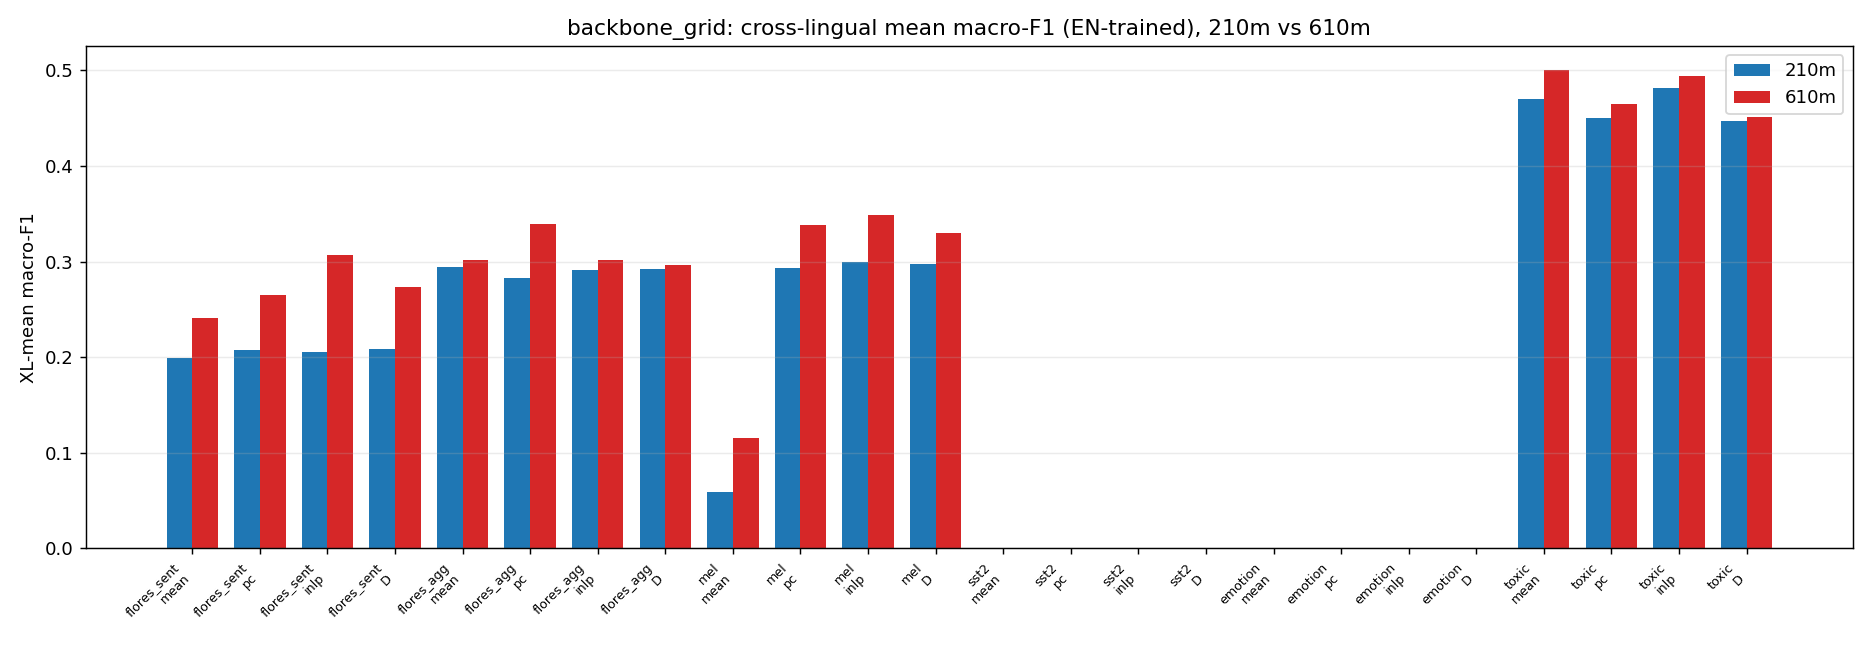

Source code (Python):
r"""backbone_grid.py -- single results table of XGBoost performance across
TWO backbones (EuroBERT-210m / EuroBERT-610m) x datasets x 4 methods, each tuned with
10 Optuna TPE trials, MEAN POOLING only.  Also rebuilds the 610m toxic precision/recall
figure `toxi_pr_610.png`.

Grid
----
  backbones : 210m (EuroBERT/EuroBERT-210m, 768-d), 610m (EuroBERT/EuroBERT-610m, 1152-d)
  datasets  : flores_sent (12-class), flores_agg (11-class), mel (MultiEURLEX 21-label),
              sst2 (binary), emotion (6-class), toxic (binary; en/it/de/fr/es)
  methods   : mean (raw), pc (GLOBAL PCA k=2 on the stacked-language train pool, zero the
              leading 2 components), inlp (~30-dir iterated null-space projection of a
              language-identity probe on the stacked train pool), D (language-shift:
              target features + D, D = mean_en_train - mean_target_train)
  model     : XGBoost, 10 Optuna TPE trials (seed 0) per cell, objective = val AUC (macro OVR).
              Trained on English, evaluated on English test ("EN self") and on every non-English
              target test; the cross-lingual number is the MEAN over non-English targets.

Embeddings (masked-mean pooling, forward in BFLOAT16, stored float32)
---------------------------------------------------------------------
EVERY embedding the grid uses is (re)built in bf16 under the NEW root ``emb_bf16/`` so the whole
table is bf16-consistent.  The committed fp32 caches are only read as SOURCES of text and are
never overwritten.  Layout::

  emb_bf16/flores_sent/<210m|610m>/mean/emb_<lang>.npy     (2009-era CSV: current 2006 rows)
  emb_bf16/flores_agg/<bb>/mean/emb_<lang>.npy
  emb_bf16/mel/<bb>/emb_mean_<lang>_{train,test}.npy       (from multieurlex/<lang>_*.jsonl)
  emb_bf16/sst2/<bb>/mean_{train,val,test}.npy             (from sst2.csv)
  emb_bf16/emotion/<bb>/mean_{train,val,test}.npy          (from emotion.csv)
  emb_bf16/toxic/<bb>/emb_<lang>_{train,validation,test}.npy  (from data/toxi_clean/*.parquet)

Flores splits come from `train_flores12.prepare_sentence` / `prepare_agg`; mel from its jsonl
(a 1000-row val slice of train, seed 0); sst2/emotion from their CSVs; toxic from the parquet.

Constraints: mean pooling only; GPU only for embedding; CPU XGB (n_jobs=2); resumable cells;
process pool <= 3 workers; no window; create-only (nothing deleted or moved).

Outputs (repo root): backbone_grid.json / backbone_grid.md / backbone_grid.png / toxi_pr_610.png
Logs / pid / status / per-cell checkpoints: %TEMP%\opencode\.

Usage:
  python backbone_grid.py --launch                 # detached hidden full run
  python backbone_grid.py                          # foreground full run
  python backbone_grid.py --smoke --no-embed       # tiny plumbing check (existing caches)
"""
import os

# 2-thread runtime budget; set before numpy / xgboost import.
for _v in ("OMP_NUM_THREADS", "MKL_NUM_THREADS", "OPENBLAS_NUM_THREADS", "NUMEXPR_NUM_THREADS"):
    os.environ[_v] = "2"
os.environ.setdefault("TOKENIZERS_PARALLELISM", "false")

import argparse
import json
import subprocess
import sys
import time
import traceback
import warnings
from concurrent.futures import ProcessPoolExecutor, as_completed

import numpy as np

try:
    from sklearn.exceptions import ConvergenceWarning
    warnings.filterwarnings("ignore", category=ConvergenceWarning)
except Exception:                                            # noqa: BLE001
    pass
warnings.filterwarnings("ignore")

REPO = os.path.dirname(os.path.abspath(__file__))
if REPO not in sys.path:
    sys.path.insert(0, REPO)

TEMP = os.environ.get("TEMP", REPO)
OPCODE = os.path.join(TEMP, "opencode")
os.makedirs(OPCODE, exist_ok=True)
CELLS_DIR = os.path.join(OPCODE, "backbone_grid_cells")
os.makedirs(CELLS_DIR, exist_ok=True)

LOG_PATH = os.path.join(OPCODE, "backbone_grid.log")
PID_PATH = os.path.join(OPCODE, "backbone_grid.pid")
STATUS_PATH = os.path.join(OPCODE, "backbone_grid_status.json")
TOXI_CACHE = os.path.join(OPCODE, "toxi_clean_cache")

OUT_JSON = os.path.join(REPO, "backbone_grid.json")
OUT_MD = os.path.join(REPO, "backbone_grid.md")
OUT_PNG = os.path.join(REPO, "backbone_grid.png")
OUT_TOXI610 = os.path.join(REPO, "toxi_pr_610.png")

# bf16-consistent embedding cache root (create-only).  The committed fp32 caches
# (embeddings/, embeddings_610/, embeddings_agg*/, sst2_emb/, emotion_emb/, multieurlex/,
# multieurlex_610/, *_emb_610/, toxi_emb_*) are NEVER touched; the grid reads ONLY emb_bf16/.
BF16_ROOT = os.path.join(REPO, "emb_bf16")
EMB_DTYPE = "bfloat16"

BACKBONES = {
    "210m": {"id": "EuroBERT/EuroBERT-210m", "dim": 768},
    "610m": {"id": "EuroBERT/EuroBERT-610m", "dim": 1152},
}
BACKBONE_ORDER = ["210m", "610m"]
METHOD_ORDER = ["mean", "pc", "inlp", "D"]
METHOD_LABEL = {
    "mean": "mean (raw)",
    "pc": "pc (global PCA k=2)",
    "inlp": "inlp (~30-dir)",
    "D": "D (language-shift)",
}
DATASETS = ["flores_sent", "flores_agg", "mel", "sst2", "emotion", "toxic"]

N_TRIALS = 10
SEED = 0
MAX_BIN = 64
N_JOBS = 2
EMB_BATCH = 64
EMB_MAXLEN = 512

INLP_MAX_DIRS = 30
INLP_MAX_ITER = 100
INLP_C = 1.0

LANG_FLORES = ["en", "it", "de", "fr"]
LANG_MEL = ["en", "de", "fr"]
LANG_TOXI = ["en", "it", "de", "fr", "es"]

# Optional smoke overrides, read by every (spawned) process from the environment.
_SMOKE = os.environ.get("BG_SMOKE") == "1"
_LIMIT = int(os.environ.get("BG_LIMIT", "0"))            # 0 = no row limit
_ENV_TRIALS = int(os.environ.get("BG_TRIALS", "0"))

_T0 = time.time()


def log(msg):
    print("[%7.1fs] %s" % (time.time() - _T0, msg), flush=True)


def _atomic_json(path, obj):
    tmp = path + ".tmp"
    with open(tmp, "w", encoding="utf-8") as f:
        json.dump(obj, f, indent=2, default=str)
    os.replace(tmp, path)


def write_status(state):
    state["updated"] = time.strftime("%Y-%m-%d %H:%M:%S")
    _atomic_json(STATUS_PATH, state)


def cell_path(dataset, backbone, method):
    return os.path.join(CELLS_DIR, "%s__%s__%s.json" % (dataset, backbone, method))


# ===========================================================================
# Embedding phase (GPU) -- create-only, resumable
# ===========================================================================
def _embed_mean(texts, tok, model, device, max_len=EMB_MAXLEN, batch=EMB_BATCH):
    """Masked mean over non-pad tokens of the plain forward.

    The backbone runs in bfloat16 (the model is bf16); the pooled last hidden state is
    upcast to float32 and the masked mean + save use float32 (bf16-speed forward, fp32
    stored arrays).
    """
    import torch
    n = len(texts)
    if n == 0:
        return np.zeros((0, model.config.hidden_size), dtype=np.float32)
    order = np.argsort(np.array([len(t) for t in texts], dtype=np.int64), kind="stable")
    sorted_texts = [texts[i] for i in order]
    acc = []
    with torch.inference_mode():
        for i in range(0, n, batch):
            chunk = sorted_texts[i:i + batch]
            enc = tok(chunk, padding=True, truncation=True, max_length=max_len,
                      return_tensors="pt")
            ids, mask = enc["input_ids"].to(device), enc["attention_mask"].to(device)
            h = model(input_ids=ids, attention_mask=mask).last_hidden_state.float()
            m = mask.unsqueeze(-1).to(h.dtype)
            pooled = ((h * m).sum(1) / m.sum(1).clamp(min=1)).cpu().numpy()
            acc.append(pooled.astype(np.float32))
    e_sorted = np.concatenate(acc, 0).astype(np.float32)
    out = np.empty_like(e_sorted)
    out[order] = e_sorted
    return out


def ensure_npy(path, texts, tok, model, device):
    """Create `path` with the masked-mean embeddings of `texts` if it does not exist."""
    if os.path.exists(path):
        return np.load(path)
    log("  embed -> %s (%d texts)" % (os.path.relpath(path, REPO), len(texts)))
    arr = _embed_mean(texts, tok, model, device)
    tmp = path[:-4] + ".tmp.npy"          # keeps the .npy suffix so np.save does not append one
    np.save(tmp, arr.astype(np.float32))
    os.replace(tmp, path)
    return arr


def _read_jsonl_texts(path):
    out = []
    with open(path, encoding="utf-8") as f:
        for line in f:
            line = line.strip()
            if line:
                out.append(json.loads(line)["text"])
    return out


def _load_model(backbone, device):
    import torch
    from transformers import AutoModel, AutoTokenizer
    torch.set_num_threads(2)
    mid = BACKBONES[backbone]["id"]
    tok = AutoTokenizer.from_pretrained(mid)
    model = AutoModel.from_pretrained(mid).to(torch.bfloat16).to(device).eval()
    log("%s on %s (dtype=bf16, hidden=%d)" % (mid, device, model.config.hidden_size))
    return tok, model


def _free_model(model):
    try:
        import torch
        del model
        torch.cuda.empty_cache()
    except Exception:                                        # noqa: BLE001
        pass


def plan_missing(backbone):
    """Return the list of (out_path, texts) still to embed for this backbone.

    EVERY embedding the grid uses is (re)built in bf16 under ``emb_bf16/`` so the whole table
    is bf16-consistent; the committed fp32 caches are only read as SOURCES of text, never
    overwritten.  ``aggregate=True`` (per dataset) means one array covers that dataset.
    """
    import pandas as pd
    todo = []
    bb = backbone

    # ---- flores_sent / flores_agg : embed the CURRENT csv rows (already aligned to the
    #      split indices that train_flores12 derives from the same csv). ----
    sent_csv = pd.read_csv(os.path.join(REPO, "flores200_en_it_de_fr.csv"))
    agg_csv = pd.read_csv(os.path.join(REPO, "flores_agg.csv"))
    for ds, df in (("flores_sent", sent_csv), ("flores_agg", agg_csv)):
        for lg in LANG_FLORES:
            out = os.path.join(BF16_ROOT, ds, bb, "mean", "emb_%s.npy" % lg)
            if not os.path.exists(out):
                todo.append((out, df[lg].astype(str).tolist()))

    # ---- mel ----
    for lg in LANG_MEL:
        for split in ("train", "test"):
            out = os.path.join(BF16_ROOT, "mel", bb, "emb_mean_%s_%s.npy" % (lg, split))
            if not os.path.exists(out):
                src = os.path.join(REPO, "multieurlex", "%s_%s.jsonl" % (lg, split))
                todo.append((out, _read_jsonl_texts(src)))

    # ---- sst2 / emotion ----
    for ds, csv_name, text_col in (("sst2", "sst2.csv", "sentence"),
                                   ("emotion", "emotion.csv", "text")):
        df = pd.read_csv(os.path.join(REPO, csv_name))
        for split, col in (("train", "train"), ("val", "validation"), ("test", "test")):
            out = os.path.join(BF16_ROOT, ds, bb, "mean_%s.npy" % split)
            if not os.path.exists(out):
                todo.append((out, df[df["split"] == col][text_col].astype(str).tolist()))

    # ---- toxic (embedded fresh in bf16 for BOTH backbones) ----
    for lg in LANG_TOXI:
        for split in ("train", "validation", "test"):
            out = os.path.join(BF16_ROOT, "toxic", bb, "emb_%s_%s.npy" % (lg, split))
            if not os.path.exists(out):
                df = pd.read_parquet(os.path.join(REPO, "data", "toxi_clean",
                                                  "%s_%s.parquet" % (lg, split)))
                todo.append((out, df["text"].astype(str).tolist()))
    return todo


def build_embeddings(backbones, device):
    """Ensure every needed embedding cache exists (GPU for the missing ones)."""
    for bb in backbones:
        todo = plan_missing(bb)
        if not todo:
            log("embeddings[%s]: nothing to build" % bb)
            continue
        log("embeddings[%s]: %d array(s) to build" % (bb, len(todo)))
        tok, model = _load_model(bb, device)
        for out, texts in todo:
            os.makedirs(os.path.dirname(out), exist_ok=True)
            ensure_npy(out, texts, tok, model, device)
        _free_model(model)


# ===========================================================================
# Data loading (per process; each cell loads its dataset from disk)
# ===========================================================================
_DCACHE = {}


def _limit_rows(a):
    return a[:_LIMIT] if (_LIMIT and len(a) > _LIMIT) else a


def _load_flores(ds, backbone):
    import train_flores12 as T
    sent = T.prepare_sentence()
    classes = sent["classes"]
    if ds == "flores_sent":
        base = os.path.join(BF16_ROOT, "flores_sent", backbone, "mean")
        X = {lg: np.load(os.path.join(base, "emb_%s.npy" % lg)) for lg in LANG_FLORES}
        n_rows = len(sent["cur"])
        tr, va, te = sent["train_idx"], sent["val_idx"], sent["test_idx"]
        y = sent["y"]
        langs, n_classes, kind = LANG_FLORES, 12, "multiclass"
    else:
        agg = T.prepare_agg(sent["cur"], classes)
        base = os.path.join(BF16_ROOT, "flores_agg", backbone, "mean")
        X = {lg: np.load(os.path.join(base, "emb_%s.npy" % lg)) for lg in LANG_FLORES}
        n_rows = len(agg["agg"])
        tr, va, te = agg["train_idx"], agg["val_idx"], agg["test_idx"]
        y = agg["y"]
        langs, n_classes, kind = LANG_FLORES, agg["n_classes"], "multiclass"
    for lg in langs:
        if X[lg].shape[0] != n_rows:
            raise ValueError("%s/%s: %s has %d rows, expected %d"
                             % (ds, backbone, lg, X[lg].shape[0], n_rows))
    tr, va, te = _limit_rows(tr), _limit_rows(va), _limit_rows(te)
    Xtr = {lg: np.asarray(X[lg][tr]) for lg in langs}
    Xva = {lg: np.asarray(X[lg][va]) for lg in langs}
    Xte = {lg: np.asarray(X[lg][te]) for lg in langs}
    ytr = {lg: y[tr] for lg in langs}
    yva = {lg: y[va] for lg in langs}
    yte = {lg: y[te] for lg in langs}
    return dict(Xtr=Xtr, Xva=Xva, Xte=Xte, ytr=ytr, yva=yva, yte=yte,
                langs=langs, targets=[l for l in langs if l != "en"],
                kind=kind, n_classes=n_classes)


def _load_mel(backbone):
    root = os.path.join(BF16_ROOT, "mel", backbone)
    Xtr, Xte = {}, {}
    for lg in LANG_MEL:
        Xtr[lg] = np.load(os.path.join(root, "emb_mean_%s_train.npy" % lg))
        Xte[lg] = np.load(os.path.join(root, "emb_mean_%s_test.npy" % lg))

    def _labels(name):
        Y = []
        with open(os.path.join(REPO, "multieurlex", name), encoding="utf-8") as f:
            for line in f:
                line = line.strip()
                if line:
                    Y.append(json.loads(line)["multi_hot"])
        return np.asarray(Y, dtype=np.int8)

    Ytr = _labels("en_train.jsonl")
    Yte = _labels("en_test.jsonl")
    ntr = len(Ytr)
    rng = np.random.RandomState(SEED)
    perm = rng.permutation(ntr)
    n_val = min(1000, max(1, ntr // 5))
    val_idx = np.sort(perm[:n_val])
    tr_idx = np.sort(perm[n_val:])
    test_idx = np.arange(len(Yte))
    tr_idx, val_idx, test_idx = _limit_rows(tr_idx), _limit_rows(val_idx), _limit_rows(test_idx)
    d = dict(
        Xtr={lg: np.asarray(Xtr[lg][tr_idx]) for lg in LANG_MEL},
        Xva={lg: np.asarray(Xtr[lg][val_idx]) for lg in LANG_MEL},
        Xte={lg: np.asarray(Xte[lg][test_idx]) for lg in LANG_MEL},
        langs=LANG_MEL, targets=["de", "fr"], kind="multilabel", n_classes=21)
    d["ytr"] = {lg: Ytr[tr_idx] for lg in LANG_MEL}
    d["yva"] = {lg: Ytr[val_idx] for lg in LANG_MEL}
    d["yte"] = {lg: Yte[test_idx] for lg in LANG_MEL}
    return d


def _load_csv_binary(ds, backbone):
    import pandas as pd
    if ds == "sst2":
        df = pd.read_csv(os.path.join(REPO, "sst2.csv"))
        text_col, kind, n_classes = "sentence", "binary", None
    else:
        df = pd.read_csv(os.path.join(REPO, "emotion.csv"))
        text_col, kind, n_classes = "text", "multiclass", 6
    out_dir = os.path.join(BF16_ROOT, ds, backbone)
    tr_df = df[df["split"] == "train"]
    va_df = df[df["split"] == "validation"]
    te_df = df[df["split"] == "test"]
    tr_i = _limit_rows(np.arange(len(tr_df)))
    va_i = _limit_rows(np.arange(len(va_df)))
    te_i = _limit_rows(np.arange(len(te_df)))
    Xtr = np.load(os.path.join(out_dir, "mean_train.npy"))[tr_i]
    Xva = np.load(os.path.join(out_dir, "mean_val.npy"))[va_i]
    Xte = np.load(os.path.join(out_dir, "mean_test.npy"))[te_i]
    return dict(Xtr={"en": np.asarray(Xtr)}, Xva={"en": np.asarray(Xva)},
                Xte={"en": np.asarray(Xte)},
                ytr={"en": tr_df["label"].astype(int).to_numpy()[tr_i]},
                yva={"en": va_df["label"].astype(int).to_numpy()[va_i]},
                yte={"en": te_df["label"].astype(int).to_numpy()[te_i]},
                langs=["en"], targets=[], kind=kind, n_classes=n_classes)


def _load_toxic(backbone):
    import pandas as pd
    root = os.path.join(BF16_ROOT, "toxic", backbone)
    Xtr, Xva, Xte, ytr, yva, yte = {}, {}, {}, {}, {}, {}
    for lg in LANG_TOXI:
        df = pd.read_parquet(os.path.join(REPO, "data", "toxi_clean",
                                          "%s_train.parquet" % lg))
        dv = pd.read_parquet(os.path.join(REPO, "data", "toxi_clean",
                                          "%s_validation.parquet" % lg))
        dt = pd.read_parquet(os.path.join(REPO, "data", "toxi_clean",
                                          "%s_test.parquet" % lg))
        tr = _limit_rows(np.arange(len(df)))
        va = _limit_rows(np.arange(len(dv)))
        te = _limit_rows(np.arange(len(dt)))
        a = np.load(os.path.join(root, "emb_%s_train.npy" % lg))
        b = np.load(os.path.join(root, "emb_%s_validation.npy" % lg))
        c = np.load(os.path.join(root, "emb_%s_test.npy" % lg))
        Xtr[lg], Xva[lg], Xte[lg] = a[tr], b[va], c[te]
        ytr[lg] = df["is_toxic"].astype(int).to_numpy()[tr]
        yva[lg] = dv["is_toxic"].astype(int).to_numpy()[va]
        yte[lg] = dt["is_toxic"].astype(int).to_numpy()[te]
    return dict(Xtr=Xtr, Xva=Xva, Xte=Xte, ytr=ytr, yva=yva, yte=yte,
                langs=LANG_TOXI, targets=["it", "de", "fr", "es"], kind="binary", n_classes=None)


def load_dataset(ds, backbone):
    key = (ds, backbone)
    if key in _DCACHE:
        return _DCACHE[key]
    if ds in ("flores_sent", "flores_agg"):
        d = _load_flores(ds, backbone)
    elif ds == "mel":
        d = _load_mel(backbone)
    elif ds in ("sst2", "emotion"):
        d = _load_csv_binary(ds, backbone)
    elif ds == "toxic":
        d = _load_toxic(backbone)
    else:
        raise ValueError("unknown dataset %r" % ds)
    d["dataset"] = ds
    d["backbone"] = backbone
    d["dim"] = BACKBONES[backbone]["dim"]
    if len(_DCACHE) > 2:                                     # keep memory bounded
        _DCACHE.clear()
    _DCACHE[key] = d
    return d


# ===========================================================================
# Feature transforms
# ===========================================================================
def _fit_inlp(Xtr, langs):
    """Iterated null-space projection of a language-identity probe on the stacked train pool."""
    if len(langs) < 2:
        return np.zeros((0, Xtr[langs[0]].shape[1]))
    from sklearn.linear_model import LogisticRegression
    mats, ys = [], []
    for i, lg in enumerate(langs):
        mats.append(np.asarray(Xtr[lg], dtype=np.float64))
        ys.append(np.full(len(Xtr[lg]), i))
    X = np.vstack(mats)
    y = np.concatenate(ys)
    d = X.shape[1]
    Xcur = X.copy()
    Qs = []
    for _r in range(1, 40):
        clf = LogisticRegression(max_iter=INLP_MAX_ITER, C=INLP_C)
        clf.fit(Xcur, y)
        W = np.asarray(clf.coef_, dtype=np.float64)
        _, S, Vt = np.linalg.svd(W, full_matrices=False)
        Q = Vt[:int((S > 1e-8).sum())].copy()
        if Q.shape[0] == 0:
            break
        Qs.append(Q)
        Xcur = Xcur - (Xcur @ Q.T) @ Q
        if sum(q.shape[0] for q in Qs) >= INLP_MAX_DIRS:
            break
    Vall = np.vstack(Qs) if Qs else np.zeros((0, d))
    if Vall.shape[0]:
        _, Sv, Vt = np.linalg.svd(Vall, full_matrices=False)
        basis = Vt[:int((Sv > 1e-8).sum())].copy()
    else:
        basis = np.zeros((0, d))
    return basis[:INLP_MAX_DIRS]


def fit_transform(method, Xtr, langs, targets):
    if method == "mean":
        return ("mean", None)
    if method == "pc":
        from sklearn.decomposition import PCA
        stack = np.vstack([np.asarray(Xtr[lg], dtype=np.float64) for lg in langs])
        p = PCA(n_components=2, random_state=0).fit(stack)
        return ("pc", (p.mean_, p.components_))
    if method == "inlp":
        return ("inlp", _fit_inlp(Xtr, langs))
    if method == "D":
        mu_en = np.asarray(Xtr["en"], dtype=np.float64).mean(0)
        D = {lg: (mu_en - np.asarray(Xtr[lg], dtype=np.float64).mean(0)) for lg in targets}
        return ("D", D)
    raise ValueError("unknown method %r" % method)


def apply_transform(kind, state, X, lang):
    if kind == "mean":
        return np.asarray(X, dtype=np.float32)
    if kind == "pc":
        mean, comps = state
        X = np.asarray(X, dtype=np.float64)
        return (X - ((X - mean) @ comps.T) @ comps).astype(np.float32)
    if kind == "inlp":
        V = state
        X = np.asarray(X, dtype=np.float64)
        if V.shape[0] == 0:
            return X.astype(np.float32)
        return (X - (X @ V.T) @ V).astype(np.float32)
    if kind == "D":
        if lang == "en":
            return np.asarray(X, dtype=np.float32)
        return (np.asarray(X, dtype=np.float64) + state[lang]).astype(np.float32)
    raise ValueError(kind)


# ===========================================================================
# XGBoost / Optuna
# ===========================================================================
def _search_space(trial):
    try:
        from xgboost_topic_optuna import _optuna_search_space
        return _optuna_search_space(trial)
    except Exception:                                        # noqa: BLE001
        return dict(
            max_depth=trial.suggest_int("max_depth", 2, 8),
            learning_rate=trial.suggest_float("learning_rate", 0.01, 0.3, log=True),
            n_estimators=trial.suggest_int("n_estimators", 100, 800),
            subsample=trial.suggest_float("subsample", 0.6, 1.0),
            colsample_bytree=trial.suggest_float("colsample_bytree", 0.1, 0.8),
            min_child_weight=trial.suggest_int("min_child_weight", 1, 10),
            reg_lambda=trial.suggest_float("reg_lambda", 1e-3, 10.0, log=True),
            gamma=trial.suggest_float("gamma", 0.0, 5.0),
        )


def _base_params(kind, n_classes):
    p = dict(tree_method="hist", max_bin=MAX_BIN, device="cpu", n_jobs=N_JOBS, seed=SEED)
    if kind == "multilabel":
        p.update(objective="binary:logistic")
    elif kind == "binary":
        p.update(objective="binary:logistic")
    else:
        p.update(objective="multi:softprob", num_class=int(n_classes))
    return p


def _fit(kind, n_classes, params, X, y):
    import xgboost as xgb
    X = np.ascontiguousarray(X, dtype=np.float32)
    if kind == "multilabel":
        models = {}
        for c in range(n_classes):
            yc = np.asarray(y[:, c], dtype=int)
            if yc.min() == yc.max():                         # degenerate concept -> constant
                continue
            p = _base_params(kind, n_classes)
            p.update(params)
            m = xgb.XGBClassifier(**p)
            m.fit(X, yc)
            models[c] = m
        return models
    p = _base_params(kind, n_classes)
    p.update(params)
    clf = xgb.XGBClassifier(**p)
    clf.fit(X, np.asarray(y, dtype=int))
    return clf


def _scores(kind, model, X, n_classes):
    X = np.ascontiguousarray(X, dtype=np.float32)
    if kind == "multilabel":
        S = np.zeros((X.shape[0], n_classes), dtype=np.float64)
        for c, m in model.items():
            S[:, c] = m.predict_proba(X)[:, 1]
        return S
    P = model.predict_proba(X)
    if kind == "binary":
        return P[:, 1]
    # multiclass: map columns back to 0..C-1
    S = np.zeros((X.shape[0], n_classes), dtype=np.float64)
    for j, c in enumerate(model.classes_):
        if 0 <= int(c) < n_classes:
            S[:, int(c)] = P[:, j]
    return S


def _auc_macro(kind, n_classes, y_true, S):
    from sklearn.metrics import roc_auc_score
    if kind == "multilabel":
        aucs = []
        for c in range(n_classes):
            g = np.asarray(y_true[:, c], dtype=int)
            if g.min() == g.max():
                continue
            aucs.append(roc_auc_score(g, S[:, c]))
        return float(np.mean(aucs)) if aucs else float("nan")
    if kind == "binary":
        y = np.asarray(y_true, dtype=int)
        if y.min() == y.max():
            return float("nan")
        return float(roc_auc_score(y, S))
    try:
        return float(roc_auc_score(y_true, S, multi_class="ovr", average="macro",
                                   labels=list(range(n_classes))))
    except Exception:                                        # noqa: BLE001
        return float("nan")


def _eval(kind, n_classes, y_true, S):
    from sklearn.metrics import f1_score, accuracy_score
    out = {}
    if kind == "multilabel":
        pred = (S >= 0.5).astype(int)
        out["macro_f1"] = float(f1_score(y_true, pred, average="macro", zero_division=0))
        out["micro_f1"] = float(f1_score(y_true, pred, average="micro", zero_division=0))
        out["subset_acc"] = float(accuracy_score(y_true, pred))
    elif kind == "binary":
        pred = (S >= 0.5).astype(int)
        y = np.asarray(y_true, dtype=int)
        out["macro_f1"] = float(f1_score(y, pred, average="macro", zero_division=0))
        out["micro_f1"] = float(f1_score(y, pred, average="micro", zero_division=0))
        out["accuracy"] = float(accuracy_score(y, pred))
    else:
        pred = np.argmax(S, axis=1)
        out["macro_f1"] = float(f1_score(y_true, pred, average="macro",
                                         labels=list(range(n_classes)), zero_division=0))
        out["micro_f1"] = float(f1_score(y_true, pred, average="micro", zero_division=0))
        out["accuracy"] = float(accuracy_score(y_true, pred))
    out["auc"] = _auc_macro(kind, n_classes, y_true, S)
    return out


def _tune(kind, n_classes, Xtr, ytr, Xva, yva, trials):
    import optuna
    optuna.logging.set_verbosity(optuna.logging.WARNING)

    def objective(trial):
        params = _search_space(trial)
        model = _fit(kind, n_classes, params, Xtr, ytr)
        S = _scores(kind, model, Xva, n_classes)
        auc = _auc_macro(kind, n_classes, yva, S)
        if not np.isfinite(auc):
            m = _eval(kind, n_classes, yva, S)
            trial.set_user_attr("fallback_macro_f1", m["macro_f1"])
            return float(m["macro_f1"])
        return float(auc)

    study = optuna.create_study(direction="maximize",
                                sampler=optuna.samplers.TPESampler(seed=SEED))
    study.optimize(objective, n_trials=trials)
    return dict(study.best_params), float(study.best_value)


# ===========================================================================
# One cell
# ===========================================================================
def run_cell_task(spec):
    dataset, backbone, method = spec
    out_path = cell_path(dataset, backbone, method)
    if os.path.exists(out_path):
        try:
            with open(out_path, encoding="utf-8") as f:
                return json.load(f)
        except Exception:                                    # noqa: BLE001
            pass
    t0 = time.time()
    trials = _ENV_TRIALS or N_TRIALS
    try:
        d = load_dataset(dataset, backbone)
        langs, targets = d["langs"], d["targets"]
        kind, n_classes = d["kind"], d["n_classes"]
        tkind, state = fit_transform(method, d["Xtr"], langs, targets)

        Xtr_en = apply_transform(tkind, state, d["Xtr"]["en"], "en")
        Xva_en = apply_transform(tkind, state, d["Xva"]["en"], "en")
        best_params, best_value = _tune(kind, n_classes, Xtr_en, d["ytr"]["en"],
                                        Xva_en, d["yva"]["en"], trials)
        model = _fit(kind, n_classes, best_params, Xtr_en, d["ytr"]["en"])

        en = _eval(kind, n_classes, d["yte"]["en"],
                   _scores(kind, model, apply_transform(tkind, state, d["Xte"]["en"], "en"),
                           n_classes))
        per_target = {}
        for lg in targets:
            Xte_lg = apply_transform(tkind, state, d["Xte"][lg], lg)
            per_target[lg] = _eval(kind, n_classes, d["yte"][lg],
                                   _scores(kind, model, Xte_lg, n_classes))

        keys = ["macro_f1", "micro_f1", "auc"] + (["subset_acc"] if kind == "multilabel" else [])
        xl = {}
        for k in keys:
            vals = [per_target[lg][k] for lg in targets if np.isfinite(per_target[lg][k])]
            xl[k] = float(np.mean(vals)) if vals else float("nan")

        result = {
            "dataset": dataset, "backbone": backbone, "method": method,
            "kind": kind, "n_classes": n_classes, "langs": langs, "targets": targets,
            "dim": d["dim"],
            "n_train": int(len(d["ytr"]["en"])), "n_val": int(len(d["yva"]["en"])),
            "n_test": int(len(d["yte"]["en"])),
            "transform": tkind,
            "inlp_dirs": int(state.shape[0]) if tkind == "inlp" else None,
            "best_params": best_params, "best_value": best_value, "n_trials": trials,
            "en": en, "per_target": per_target, "xl_mean": xl,
            "elapsed_s": round(time.time() - t0, 1),
        }
        _atomic_json(out_path, result)
        log("cell %-26s %-18s en_macro=%.3f xl_macro=%.3f xl_auc=%.3f (%.0fs)"
            % ("%s/%s/%s" % (dataset, backbone, method), "", en["macro_f1"],
               xl["macro_f1"], xl["auc"], result["elapsed_s"]))
        return result
    except Exception as exc:                                # noqa: BLE001
        result = {"dataset": dataset, "backbone": backbone, "method": method,
                  "state": "failed", "error": repr(exc),
                  "traceback": traceback.format_exc(),
                  "elapsed_s": round(time.time() - t0, 1)}
        log("cell FAILED %s/%s/%s: %r" % (dataset, backbone, method, exc))
        return result


# ===========================================================================
# toxi_pr_610.png
# ===========================================================================
def _perlang_z_fit(X):
    X = np.asarray(X, dtype=np.float64)
    n = np.linalg.norm(X, axis=1, keepdims=True)
    n[n == 0] = 1.0
    Z = X / n
    mu, sd = Z.mean(0), Z.std(0)
    sd = np.where(sd > 0, sd, 1.0)
    return mu, sd


def _perlang_z_apply(X, mu, sd):
    X = np.asarray(X, dtype=np.float64)
    n = np.linalg.norm(X, axis=1, keepdims=True)
    n[n == 0] = 1.0
    return (X / n - mu) / sd


def _thr_f1_opt(y, s):
    from sklearn.metrics import f1_score
    grid = np.round(np.arange(0.0, 1.0000001, 0.01), 2)
    best_t, best_f = 0.5, -1.0
    for t in grid:
        f = f1_score(y, (s >= t).astype(int), zero_division=0)
        if f > best_f:
            best_f, best_t = f, float(t)
    return best_t


def build_toxi_pr_610():
    """2x2 precision/recall-vs-threshold figure on the 610m toxic embeddings."""
    import pandas as pd
    import xgboost as xgb
    import matplotlib
    matplotlib.use("Agg")
    import matplotlib.pyplot as plt

    root = os.path.join(BF16_ROOT, "toxic", "610m")
    data_dir = os.path.join(REPO, "data", "toxi_clean")
    pair = ["en", "it"]
    raw = {}
    for lg in pair:
        tr = pd.read_parquet(os.path.join(data_dir, "%s_train.parquet" % lg))
        va = pd.read_parquet(os.path.join(data_dir, "%s_validation.parquet" % lg))
        te = pd.read_parquet(os.path.join(data_dir, "%s_test.parquet" % lg))
        raw[lg] = {
            "train": (np.load(os.path.join(root, "emb_%s_train.npy" % lg)),
                      tr["is_toxic"].astype(int).to_numpy()),
            "val": (np.load(os.path.join(root, "emb_%s_validation.npy" % lg)),
                    va["is_toxic"].astype(int).to_numpy()),
            "test": (np.load(os.path.join(root, "emb_%s_test.npy" % lg)),
                     te["is_toxic"].astype(int).to_numpy()),
        }
    zstats = {lg: _perlang_z_fit(raw[lg]["train"][0]) for lg in pair}

    def feats(lg, split):
        mu, sd = zstats[lg]
        return _perlang_z_apply(raw[lg][split][0], mu, sd).astype(np.float32)

    params = dict(objective="binary:logistic", tree_method="hist", max_bin=MAX_BIN,
                  device="cpu", n_jobs=N_JOBS, seed=0, max_depth=8, min_child_weight=5,
                  learning_rate=0.1, n_estimators=400)
    clfs, vthr = {}, {}
    for lg in pair:
        m = xgb.XGBClassifier(**params)
        m.fit(feats(lg, "train"), raw[lg]["train"][1])
        clfs[lg] = m
        sv = m.predict_proba(feats(lg, "val"))[:, 1]
        vthr[lg] = _thr_f1_opt(raw[lg]["val"][1], sv)

    cells = {}
    for ml in pair:
        for tl in pair:
            s = clfs[ml].predict_proba(feats(tl, "test"))[:, 1]
            cells["%s_model_on_%s" % (ml, tl)] = {"s": s, "y": raw[tl]["test"][1],
                                                  "val_thr": vthr[ml]}

    grid = np.round(np.arange(0.0, 1.0000001, 0.01), 2)
    colors = {"en_model_on_en": "#1f77b4", "en_model_on_it": "#d62728",
              "it_model_on_en": "#ff7f0e", "it_model_on_it": "#2ca02c"}
    labels = {"en_model_on_en": "EN model / EN test", "en_model_on_it": "EN model / IT test",
              "it_model_on_en": "IT model / EN test", "it_model_on_it": "IT model / IT test"}

    def sweep(cell, which):
        y, s = np.asarray(cell["y"]), np.asarray(cell["s"])
        n_pos = int(y.sum())
        out = []
        for t in grid:
            pred = s >= t
            tp = int((pred & (y == 1)).sum())
            fp = int((pred & (y == 0)).sum())
            p = (tp / (tp + fp)) if (tp + fp) > 0 else np.nan
            r = tp / n_pos if n_pos > 0 else np.nan
            out.append(p if which == "precision" else r)
        return np.array(out)

    order = ["en_model_on_en", "en_model_on_it", "it_model_on_en", "it_model_on_it"]
    layout = {
        (0, 0): ("precision", ["en_model_on_en"]),
        (0, 1): ("precision", ["en_model_on_it", "it_model_on_it"]),
        (1, 0): ("recall", ["en_model_on_en"]),
        (1, 1): ("recall", ["en_model_on_it", "it_model_on_it"]),
    }
    fig, axes = plt.subplots(2, 2, figsize=(12, 8.4), sharex=True, sharey="row")
    for (r, c), (which, names) in layout.items():
        ax = axes[r, c]
        for nm in names:
            arr = sweep(cells[nm], which)
            ax.plot(grid, arr, color=colors[nm], lw=2.0, label=labels[nm])
            vt = cells[nm]["val_thr"]
            j = int(np.argmin(np.abs(grid - vt)))
            if np.isfinite(arr[j]):
                ax.plot([vt], [arr[j]], marker="o", ms=8, mfc="white", mec=colors[nm],
                        mew=1.8, zorder=6)
            ax.axvline(vt, color=colors[nm], ls=":", lw=1.0, alpha=0.6)
        ax.set_title(("Precision" if which == "precision" else "Recall") + " vs threshold",
                     fontsize=10.5)
        ax.grid(alpha=0.25)
        ax.set_xlim(0, 1)
        ax.set_ylim(0, 1.03)
        ax.legend(fontsize=9.5, loc="upper right" if which == "recall" else "lower right",
                  framealpha=0.92)
    for c in (0, 1):
        axes[1, c].set_xlabel("decision threshold  t")
    axes[0, 0].set_ylabel("precision")
    axes[1, 0].set_ylabel("recall")
    fig.suptitle("toxi_pr_610: Precision (top) / Recall (bottom) vs decision threshold  --  "
                 "EuroBERT-610m mean + perlang_z (toxic clean)\n"
                 "left = EN model on EN test;  right = EN model on IT test + IT model on IT "
                 "test;  circles = val-tuned F1-optimal threshold", fontsize=11)
    fig.tight_layout(rect=[0, 0, 1, 0.93])
    fig.savefig(OUT_TOXI610, dpi=130)
    plt.close(fig)
    log("wrote %s" % OUT_TOXI610)
    return cells


# ===========================================================================
# Outputs
# ===========================================================================
def _cell(result):
    if not result or result.get("state") == "failed":
        return None
    return result


def _fmt(v, nd=3):
    if v is None:
        return "n/a"
    try:
        v = float(v)
    except Exception:                                        # noqa: BLE001
        return "n/a"
    return "n/a" if not np.isfinite(v) else ("%%.%df" % nd) % v


def _table(results, backbones, datasets, methods, metric, nd=3):
    """One markdown table: rows = dataset x backbone x method, columns = methods side by side.

    Instead of wide columns, emit long-form: dataset | backbone | method | EN self | XL mean.
    """
    lines = ["| dataset | backbone | method | EN self %s | XL-mean %s |" % (metric, metric),
             "|---|---|---|---:|---:|"]
    for ds in datasets:
        for bb in backbones:
            for m in methods:
                r = results.get((ds, bb, m))
                if not r or r.get("state") == "failed":
                    lines.append("| %s | %s | %s | n/a | n/a |" % (ds, bb, METHOD_LABEL[m]))
                    continue
                en = r["en"].get(metric)
                xl = r["xl_mean"].get(metric)
                lines.append("| %s | %s | %s | %s | %s |"
                             % (ds, bb, METHOD_LABEL[m], _fmt(en, nd), _fmt(xl, nd)))
    return lines


def write_outputs(results, cfg, backbones, datasets, methods):
    payload = {"config": cfg, "generated": time.strftime("%Y-%m-%d %H:%M:%S"),
               "cells": {"%s|%s|%s" % k: v for k, v in results.items()}}
    _atomic_json(OUT_JSON, payload)

    L = ["# backbone_grid -- XGBoost across EuroBERT-210m / 610m x datasets x methods", ""]
    L.append("Mean pooling only; XGBoost with %d Optuna TPE trials (seed %d) per cell; "
             "objective = val AUC (macro OVR). Trained on English, evaluated on the English "
             "test (EN self) and on every non-English target test; XL-mean = mean over "
             "non-English targets. B = backbone." % (cfg["n_trials"], SEED))
    L.append("")
    for metric, nd in (("macro_f1", 3), ("auc", 3), ("micro_f1", 3)):
        L.append("## %s" % metric)
        L.append("")
        L += _table(results, backbones, datasets, methods, metric, nd)
        L.append("")
    if any(r and r.get("kind") == "multilabel" for r in results.values()):
        L.append("## subset_acc (mel only)")
        L.append("")
        L += _table(results, backbones, datasets, methods, "subset_acc", 3)
        L.append("")

    L.append("## EN self / XL-mean side by side (macro-F1)")
    L.append("")
    L.append("| dataset | method | 210m EN | 210m XL | 610m EN | 610m XL |")
    L.append("|---|---|---:|---:|---:|---:|")
    for ds in datasets:
        for m in methods:
            r2 = results.get((ds, "210m", m))
            r6 = results.get((ds, "610m", m))
            L.append("| %s | %s | %s | %s | %s | %s |" % (
                ds, METHOD_LABEL[m],
                _fmt(r2["en"].get("macro_f1")) if r2 and r2.get("state") != "failed" else "n/a",
                _fmt(r2["xl_mean"].get("macro_f1")) if r2 and r2.get("state") != "failed" else "n/a",
                _fmt(r6["en"].get("macro_f1")) if r6 and r6.get("state") != "failed" else "n/a",
                _fmt(r6["xl_mean"].get("macro_f1")) if r6 and r6.get("state") != "failed" else "n/a"))
    L.append("")

    L.append("## Failed cells")
    L.append("")
    failed = [k for k, v in results.items() if not v or v.get("state") == "failed"]
    if failed:
        for k in failed:
            L.append("- %s: %s" % ("/".join(k), results[k].get("error")))
    else:
        L.append("- none")
    L.append("")
    with open(OUT_MD, "w", encoding="utf-8") as f:
        f.write("\n".join(L) + "\n")
    log("wrote %s" % OUT_MD)

    # simple grouped bar chart: 210m vs 610m XL-mean macro-F1 per (dataset, method)
    try:
        import matplotlib
        matplotlib.use("Agg")
        import matplotlib.pyplot as plt
        rows = [(ds, m) for ds in datasets for m in methods]
        x = np.arange(len(rows))
        w = 0.38
        v210 = [results.get((ds, "210m", m), {}).get("xl_mean", {}).get("macro_f1", np.nan)
                if results.get((ds, "210m", m), {}).get("state") != "failed" else np.nan
                for ds, m in rows]
        v610 = [results.get((ds, "610m", m), {}).get("xl_mean", {}).get("macro_f1", np.nan)
                if results.get((ds, "610m", m), {}).get("state") != "failed" else np.nan
                for ds, m in rows]
        fig, ax = plt.subplots(figsize=(max(10, 0.6 * len(rows)), 5))
        ax.bar(x - w / 2, v210, w, label="210m", color="#1f77b4")
        ax.bar(x + w / 2, v610, w, label="610m", color="#d62728")
        ax.set_xticks(x)
        ax.set_xticklabels(["%s\n%s" % (ds, METHOD_LABEL[m].split()[0]) for ds, m in rows],
                           fontsize=7, rotation=45, ha="right")
        ax.set_ylabel("XL-mean macro-F1")
        ax.set_title("backbone_grid: cross-lingual mean macro-F1 (EN-trained), 210m vs 610m")
        ax.legend()
        ax.grid(alpha=0.25, axis="y")
        fig.tight_layout()
        fig.savefig(OUT_PNG, dpi=130)
        plt.close(fig)
        log("wrote %s" % OUT_PNG)
    except Exception as exc:                                # noqa: BLE001
        log("plot skipped: %r" % (exc,))


# ===========================================================================
# Driver
# ===========================================================================
def run_all(args):
    datasets = [d.strip() for d in args.datasets.split(",") if d.strip()]
    backbones = [b.strip() for b in args.backbones.split(",") if b.strip()]
    methods = [m.strip() for m in args.methods.split(",") if m.strip()]
    os.environ["BG_SMOKE"] = "1" if _SMOKE else "0"
    os.environ["BG_LIMIT"] = str(_LIMIT)
    os.environ["BG_TRIALS"] = str(_ENV_TRIALS)

    with open(PID_PATH, "w", encoding="utf-8") as f:
        f.write(str(os.getpid()))
    state = {"pid": os.getpid(), "started": time.strftime("%Y-%m-%d %H:%M:%S"),
             "smoke": _SMOKE, "phase": "start", "cells_done": [], "cells_failed": []}
    write_status(state)
    log("pid=%d smoke=%s trials=%d datasets=%s backbones=%s methods=%s workers=%d"
        % (os.getpid(), _SMOKE, _ENV_TRIALS or N_TRIALS, datasets, backbones, methods,
           args.workers))

    import torch
    device = "cuda" if torch.cuda.is_available() else "cpu"
    if not args.no_embed:
        state["phase"] = "embeddings"
        write_status(state)
        build_embeddings(backbones, device)

    state["phase"] = "grid"
    write_status(state)
    specs = [(ds, bb, m) for ds in datasets for bb in backbones for m in methods]
    results = {}
    with ProcessPoolExecutor(max_workers=args.workers) as ex:
        futs = {ex.submit(run_cell_task, s): s for s in specs}
        for fut in as_completed(futs):
            s = futs[fut]
            try:
                res = fut.result()
            except Exception as exc:                        # noqa: BLE001
                res = {"dataset": s[0], "backbone": s[1], "method": s[2],
                       "state": "failed", "error": repr(exc)}
            results[s] = res
            key = "%s/%s/%s" % s
            (state["cells_failed"] if res.get("state") == "failed"
             else state["cells_done"]).append(key)
            state["phase"] = "grid"
            write_status(state)

    state["phase"] = "toxi_pr_610"
    write_status(state)
    try:
        if "610m" in backbones and not args.no_toxi610:
            build_toxi_pr_610()
    except Exception as exc:                                # noqa: BLE001
        log("toxi_pr_610 FAILED: %r" % (exc,))

    cfg = {"datasets": datasets, "backbones": backbones, "methods": methods,
           "n_trials": _ENV_TRIALS or N_TRIALS, "seed": SEED, "pooling": "mean",
           "embedding_dtype": "bfloat16 forward -> float32 arrays", "emb_root": "emb_bf16",
           "optuna": "TPE seed 0", "objective": "val AUC (macro OVR)",
           "xgb": "hist cpu max_bin=%d n_jobs=%d" % (MAX_BIN, N_JOBS),
           "smoke": _SMOKE, "row_limit": _LIMIT}
    state["phase"] = "outputs"
    write_status(state)
    write_outputs(results, cfg, backbones, datasets, methods)
    state["phase"] = "done"
    state["finished"] = time.strftime("%Y-%m-%d %H:%M:%S")
    state["elapsed_s"] = round(time.time() - _T0, 1)
    write_status(state)
    log("ALL DONE in %.1fs" % (time.time() - _T0))
    return results


# ===========================================================================
# Detached launch
# ===========================================================================
def launch_detached(passthrough):
    vbs = os.path.join(REPO, "launch_hidden.vbs")
    cmd = subprocess.list2cmdline([sys.executable, "-u", os.path.abspath(__file__)]
                                  + passthrough)
    subprocess.Popen(["wscript", "//B", "//Nologo", vbs, cmd, LOG_PATH, REPO], cwd=REPO)
    print("launched detached; log=%s" % LOG_PATH)


def main(argv=None):
    global _SMOKE, _LIMIT, _ENV_TRIALS
    argv = sys.argv[1:] if argv is None else argv
    ap = argparse.ArgumentParser(description="Two-backbone XGBoost grid (mean pooling).")
    ap.add_argument("--launch", action="store_true")
    ap.add_argument("--smoke", action="store_true")
    ap.add_argument("--no-embed", action="store_true", help="skip the embedding-build phase")
    ap.add_argument("--no-toxi610", action="store_true", help="skip toxi_pr_610.png")
    ap.add_argument("--datasets", default=",".join(DATASETS))
    ap.add_argument("--backbones", default=",".join(BACKBONE_ORDER))
    ap.add_argument("--methods", default=",".join(METHOD_ORDER))
    ap.add_argument("--trials", type=int, default=N_TRIALS)
    ap.add_argument("--limit-rows", type=int, default=0)
    ap.add_argument("--workers", type=int, default=3)
    args = ap.parse_args(argv)

    if args.launch:
        extra = [a for a in argv if a != "--launch"]
        launch_detached(extra)
        return 0

    _SMOKE = args.smoke
    _ENV_TRIALS = args.trials
    _LIMIT = args.limit_rows
    if _SMOKE:
        _ENV_TRIALS = min(_ENV_TRIALS, 2)
        _LIMIT = _LIMIT or 1500
        args.workers = min(args.workers, 2)
    run_all(args)
    return 0


if __name__ == "__main__":
    try:
        sys.exit(main())
    except Exception:                                        # noqa: BLE001
        traceback.print_exc()
        raise
